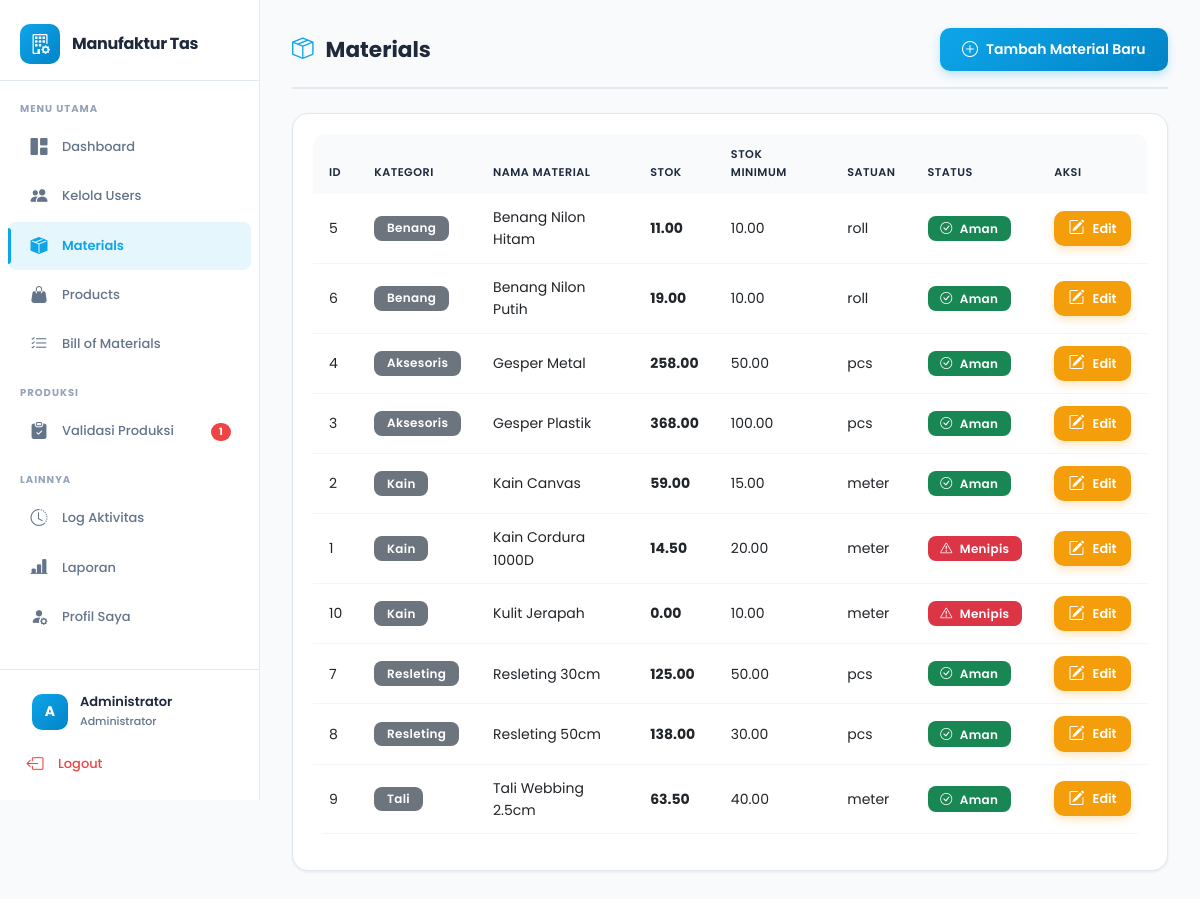
The page /pages/materials/index.php (signed in) on the database as committed earlier.
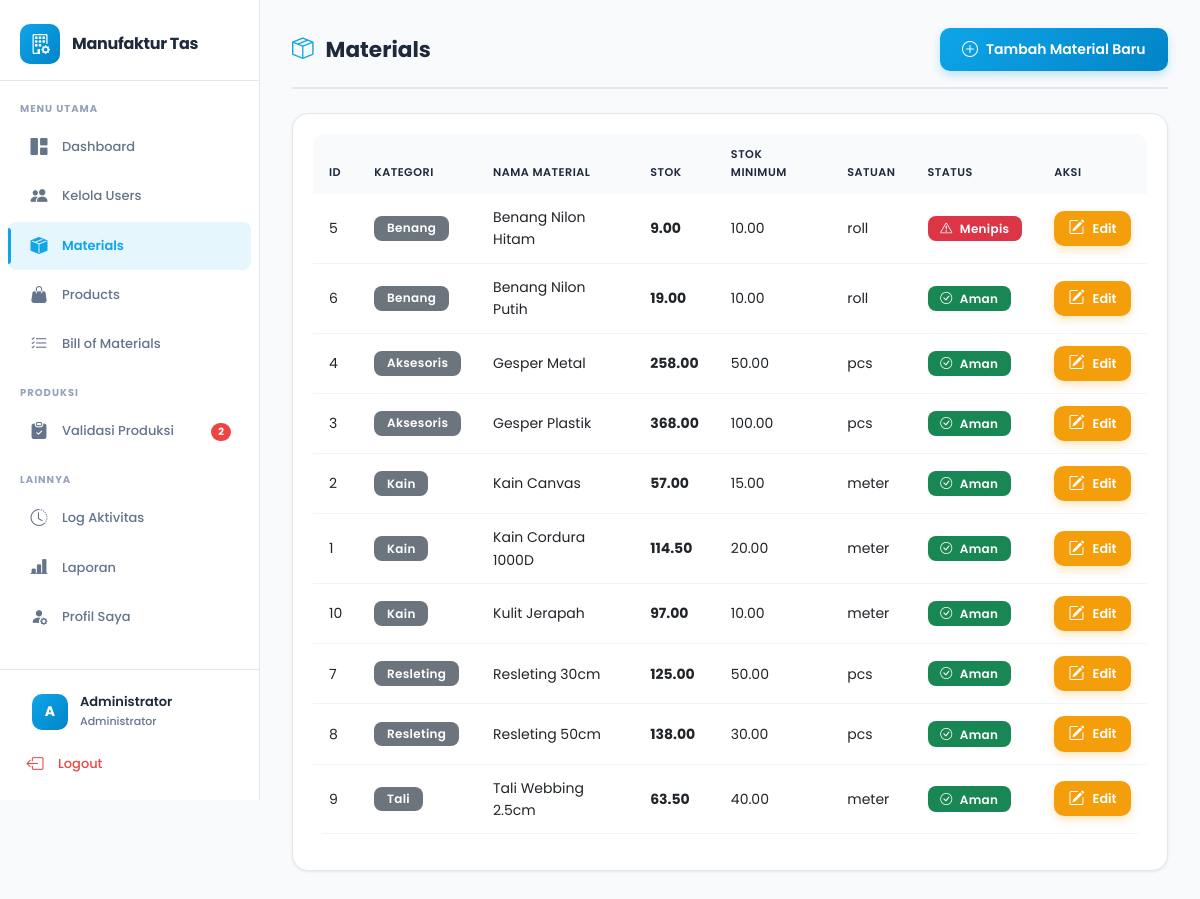
The same page on the database as committed later.
### tables this page shows
CREATE TABLE `materials` (
  `id` int NOT NULL,
  `kategori_id` int NOT NULL,
  `nama_material` varchar(150) NOT NULL,
  `satuan` varchar(30) NOT NULL,
  `stok` decimal(10,2) DEFAULT '0.00',
  `stok_minimum` decimal(10,2) DEFAULT '0.00',
  `created_at` timestamp NULL DEFAULT CURRENT_TIMESTAMP
);

CREATE TABLE `kategori_material` (
  `id` int NOT NULL,
  `nama_kategori` varchar(100) NOT NULL
);

### pages/materials/index.php (the view, shortened to what the changed rows need)
<?php
require_once '../../config/database.php';
$stmt = $pdo->query("
    SELECT m.*, k.nama_kategori
    FROM materials m
    JOIN kategori_material k ON m.kategori_id = k.id
    ORDER BY m.nama_material ASC
");
$materials = $stmt->fetchAll();
include '../../includes/header.php';
?>
<div class="page-header">
    <h2><i class="bi bi-box-seam"></i> Materials</h2>
</div>
<div class="card">
    <div class="card-body">
        <div class="table-responsive">
            <table class="table table-hover">
                <thead>
                    <tr>
                        <th>ID</th>
                        <th>Kategori</th>
                        <th>Nama Material</th>
                        <th>Stok</th>
                        <th>Stok Minimum</th>
                        <th>Satuan</th>
                        <th>Status</th>
                        <?php if ($_SESSION['role'] == 'procurement' || $_SESSION['role'] == 'administrator'): ?>
                        <th>Aksi</th>
                        <?php endif; ?>
                    </tr>
                </thead>
                <tbody>
                    <?php foreach ($materials as $m): ?>
                    <tr>
                        <td><?php echo $m['id']; ?></td>
                        <td><span class="badge bg-secondary"><?php echo htmlspecialchars($m['nama_kategori']); ?></span></td>
                        <td><?php echo htmlspecialchars($m['nama_material']); ?></td>
                        <td><strong><?php echo number_format($m['stok'], 2); ?></strong></td>
                        <td><?php echo number_format($m['stok_minimum'], 2); ?></td>
                        <td><?php echo htmlspecialchars($m['satuan']); ?></td>
                        <td>
                            <?php if ($m['stok'] <= $m['stok_minimum']): ?>
                            <span class="badge bg-danger">
                                <i class="bi bi-exclamation-triangle"></i> Menipis
                            </span>
                            <?php else: ?>
                            <span class="badge bg-success">
                                <i class="bi bi-check-circle"></i> Aman
                            </span>
                            <?php endif; ?>
                        </td>
                        <?php if ($_SESSION['role'] == 'procurement' || $_SESSION['role'] == 'administrator'): ?>
                        <td>
                            <?php if ($_SESSION['role'] == 'administrator'): ?>
                            <a href="edit.php?id=<?php echo $m['id']; ?>" class="btn btn-sm btn-warning">
                                <i class="bi bi-pencil-square"></i> Edit
                            </a>
                            <?php endif; ?>
                        </td>
                        <?php endif; ?>
                    </tr>
                    <?php endforeach; ?>
                </tbody>
            </table>
        </div>
    </div>
</div>
<?php include '../../includes/footer.php'; ?>

### includes/header.php (shortened to what the changed rows need)
<!DOCTYPE html>
<html lang="id">
<head>
    <link href="https://cdn.jsdelivr.net/npm/bootstrap@5.3.0/dist/css/bootstrap.min.css" rel="stylesheet">
    <link rel="stylesheet" href="https://cdn.jsdelivr.net/npm/bootstrap-icons@1.10.0/font/bootstrap-icons.css">
    <link rel="stylesheet" href="/Manufaktur/assets/css/style.css">
</head>
<body>
    <?php if (isset($_SESSION['user_id'])): ?>
        <aside class="sidebar" id="sidebar">
            <div class="sidebar-nav">
                <?php if ($_SESSION['role'] == 'gudang' || $_SESSION['role'] == 'administrator'): ?>
                    <ul class="nav flex-column">
                        <?php if ($_SESSION['role'] == 'administrator'): ?>
                            <li class="nav-item">
                                <?php
                                $stmt_pending = $pdo->query("SELECT COUNT(*) as total FROM produksi WHERE status = 'proses'");
                                $pending_count = $stmt_pending->fetch()['total'];
                                ?>
                                <a class="nav-link <?php echo strpos($_SERVER['PHP_SELF'], '/produksi/') !== false ? 'active' : ''; ?>"
                                    href="/Manufaktur/pages/produksi/validasi.php">
                                    <i class="bi bi-clipboard-check-fill"></i>
                                    <span>Validasi Produksi</span>
                                    <?php if ($pending_count > 0): ?>
                                        <span class="sidebar-badge"><?php echo $pending_count; ?></span>
                                    <?php endif; ?>
                                </a>
                            </li>
                        <?php endif; ?>
                    </ul>
                <?php endif; ?>
            </div>
        </aside>
        <main class="main-content">
        <?php else: ?>
            <main class="main-content-full">
            <?php endif; ?>

Rows that differ between the two databases and show on the page:
changed materials "Benang Nilon Hitam": stok "11.00" → "9.00"; stok "Aman" → "Menipis"
changed materials "Kain Canvas": stok "59.00" → "57.00"
changed materials "Kain Cordura 1000D": stok "14.50" → "114.50"; stok "Menipis" → "Aman"
changed materials "Kulit Jerapah": stok "0.00" → "97.00"; stok "Menipis" → "Aman"
Other text that changed with them:
$pending_count: "1" → "2"
